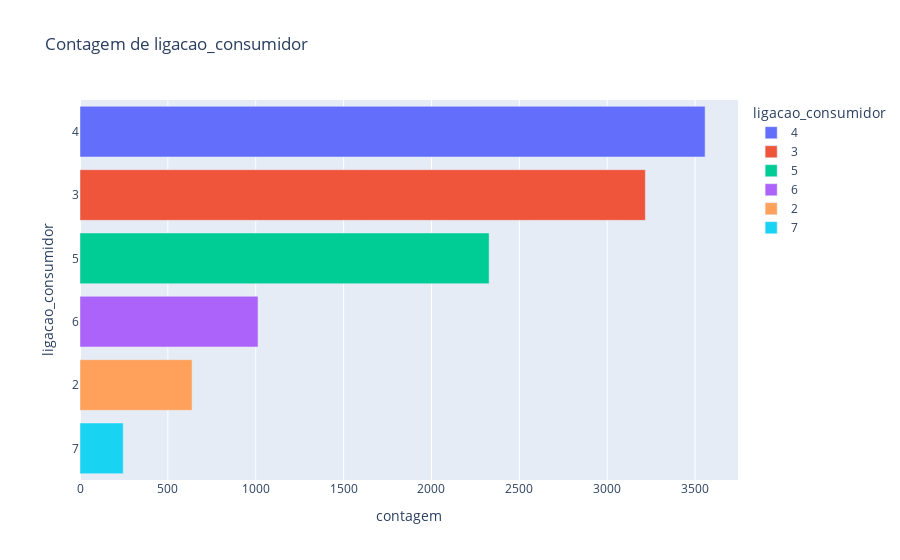

Notebook source saved alongside this figure:
### Markdown cell above
#### Número de ligações por consumidor x Entrega

### Code cell
mostrar_contagem('ligacao_consumidor', colunas_num)

### Figure 1 — Plotly figure (JSON) as saved in the notebook; plotly's stock layout.template omitted (floating-point values rounded to 4 significant figures)
{"data": [{"alignmentgroup": "True", "hovertemplate": "ligacao_consumidor=%{y}<br>contagem=%{x}<extra></extra>", "legendgroup": "4", "marker": {"color": "#636efa", "pattern": {"shape": ""}}, "name": "4", "offsetgroup": "4", "orientation": "h", "showlegend": true, "textposition": "auto", "type": "bar", "x": [3557], "xaxis": "x", "y": ["4"], "yaxis": "y"}, {"alignmentgroup": "True", "hovertemplate": "ligacao_consumidor=%{y}<br>contagem=%{x}<extra></extra>", "legendgroup": "3", "marker": {"color": "#EF553B", "pattern": {"shape": ""}}, "name": "3", "offsetgroup": "3", "orientation": "h", "showlegend": true, "textposition": "auto", "type": "bar", "x": [3217], "xaxis": "x", "y": ["3"], "yaxis": "y"}, {"alignmentgroup": "True", "hovertemplate": "ligacao_consumidor=%{y}<br>contagem=%{x}<extra></extra>", "legendgroup": "5", "marker": {"color": "#00cc96", "pattern": {"shape": ""}}, "name": "5", "offsetgroup": "5", "orientation": "h", "showlegend": true, "textposition": "auto", "type": "bar", "x": [2328], "xaxis": "x", "y": ["5"], "yaxis": "y"}, {"alignmentgroup": "True", "hovertemplate": "ligacao_consumidor=%{y}<br>contagem=%{x}<extra></extra>", "legendgroup": "6", "marker": {"color": "#ab63fa", "pattern": {"shape": ""}}, "name": "6", "offsetgroup": "6", "orientation": "h", "showlegend": true, "textposition": "auto", "type": "bar", "x": [1013], "xaxis": "x", "y": ["6"], "yaxis": "y"}, {"alignmentgroup": "True", "hovertemplate": "ligacao_consumidor=%{y}<br>contagem=%{x}<extra></extra>", "legendgroup": "2", "marker": {"color": "#FFA15A", "pattern": {"shape": ""}}, "name": "2", "offsetgroup": "2", "orientation": "h", "showlegend": true, "textposition": "auto", "type": "bar", "x": [638], "xaxis": "x", "y": ["2"], "yaxis": "y"}, {"alignmentgroup": "True", "hovertemplate": "ligacao_consumidor=%{y}<br>contagem=%{x}<extra></extra>", "legendgroup": "7", "marker": {"color": "#19d3f3", "pattern": {"shape": ""}}, "name": "7", "offsetgroup": "7", "orientation": "h", "showlegend": true, "textposition": "auto", "type": "bar", "x": [246], "xaxis": "x", "y": ["7"], "yaxis": "y"}], "layout": {"barmode": "relative", "legend": {"title": {"text": "ligacao_consumidor"}, "tracegroupgap": 0}, "title": {"text": "Contagem de ligacao_consumidor"}, "xaxis": {"anchor": "y", "domain": [0, 1], "title": {"text": "contagem"}}, "yaxis": {"anchor": "x", "categoryarray": ["7", "2", "6", "5", "3", "4"], "categoryorder": "array", "domain": [0, 1], "title": {"text": "ligacao_consumidor"}}}}
